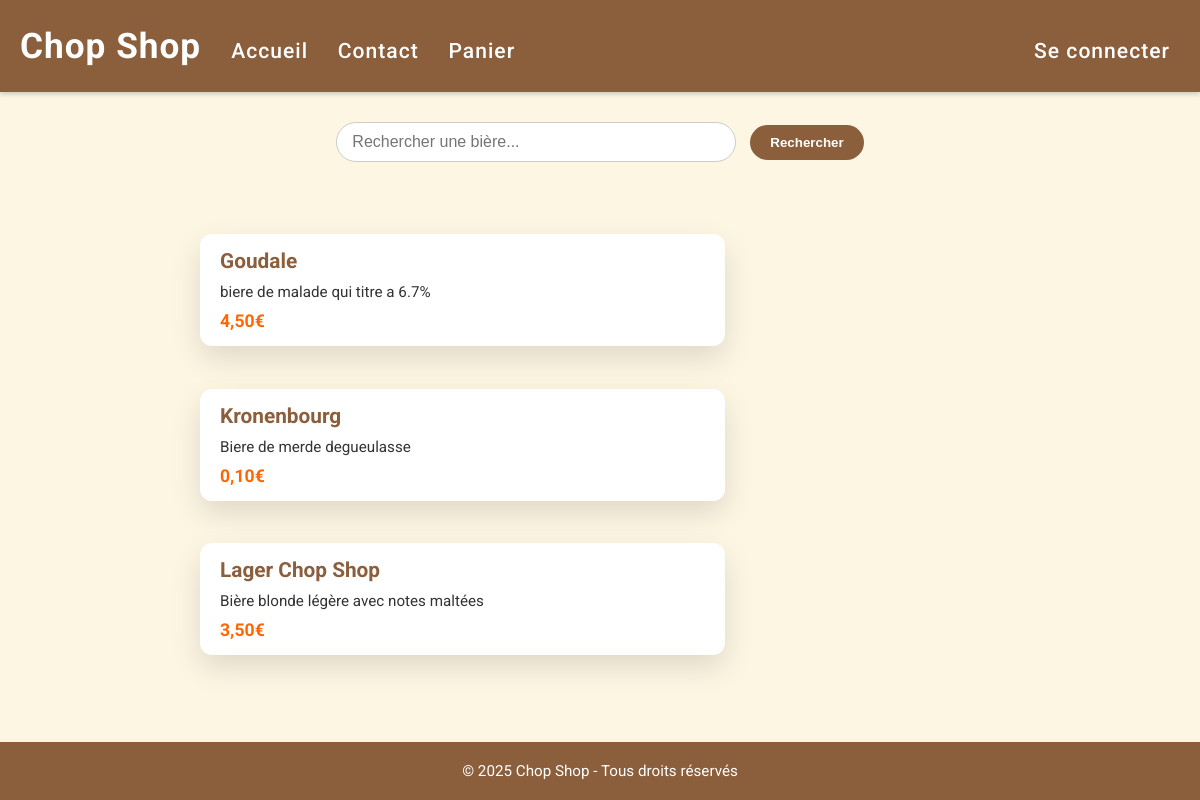
Before: /web/vuln-app/index.php with the older database file.
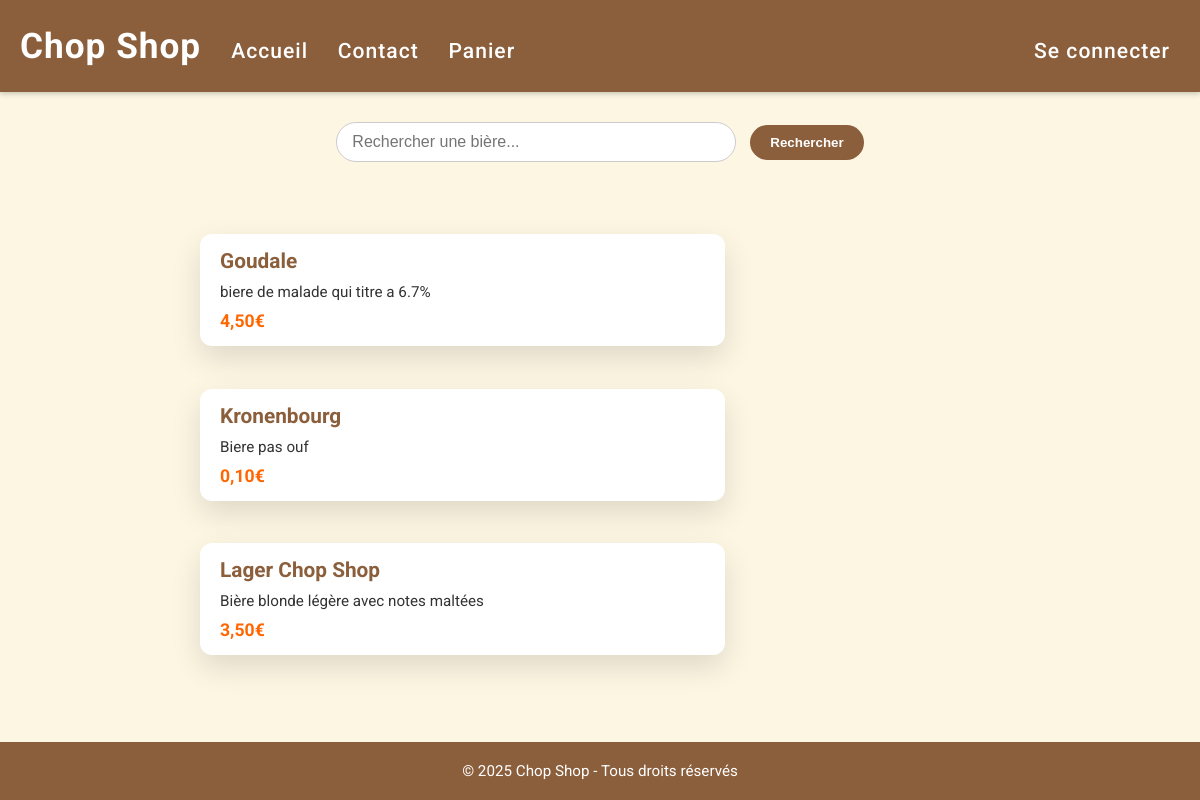
After: the same page with the newer database file.
### tables this page shows
CREATE TABLE IF NOT EXISTS products (
  id INT AUTO_INCREMENT PRIMARY KEY,
  name VARCHAR(255),
  description TEXT,
  price DECIMAL(10,2)
);

### web/vuln-app/index.php (the view, shortened to what this page needs)
<!DOCTYPE html>
<html lang="fr">
<head>
    <link rel="stylesheet" href="styles.css">
</head>
<body>
<header>
    <div class="header-left">
        <span class="logo">Chop Shop</span>
        <nav>
            <a href="index.php">Accueil</a>
            <a href="#">Contact</a>
            <a href="#">Panier</a>
        </nav>
    </div>
    <nav class="header-right">
        <a href="login.php">Se connecter</a>
    </nav>
</header>
<div class="container">
    <div class="search-bar" style="grid-column:1/-1;">
        <form method="get" action="index.php">
            <input type="text" name="q" placeholder="Rechercher une bière...">
            <input type="submit" value="Rechercher">
        </form>
    </div>
    <?php
    $conn = new mysqli(getenv('DB_HOST'), getenv('DB_USER'), getenv('DB_PASSWORD'), getenv('DB_NAME'));
    $conn->set_charset("utf8mb4");
    $q = $_GET['q'] ?? '';
    $sql = "SELECT * FROM products WHERE name LIKE '%$q%' OR description LIKE '%$q%' LIMIT 3";
    $res = $conn->query($sql);
    while ($p = $res->fetch_assoc()):
        $link = "product.php?id=" . intval($p['id']);
    ?>
        <div class="product">
            <a href="<?php echo $link; ?>">
                <div class="product-content">
                    <h2><?php echo htmlspecialchars($p['name']); ?></h2>
                    <p><?php echo htmlspecialchars($p['description']); ?></p>
                    <div class="price"><?php echo htmlspecialchars(number_format($p['price'],2,',','')); ?>€</div>
                </div>
            </a>
        </div>
    <?php endwhile; ?>
</div>
<footer>
    &copy; <?php echo date('Y'); ?> Chop Shop - Tous droits réservés
</footer>
</body>
</html>

### web/vuln-app/styles.css (style rules this page uses)
* { box-sizing: border-box; margin: 0; padding: 0; }
body { font-family: 'Roboto', sans-serif; background-color: #fdf6e3; color: #333; display: flex; flex-direction: column; min-height: 100vh; }
header { background-color: #8b5e3c; color: #fff; padding: 25px 20px; font-size: 2.2em; font-weight: 700; letter-spacing: 1px; box-shadow: 0 2px 5px rgba(0, 0, 0, 0.2); display: flex; align-items: center; justify-content: space-between; flex-wrap: wrap; }
.header-left { display: flex; align-items: center; gap: 20px; }
.header-left nav a, .header-right a { font-size: 0.6em; color: #fff; text-decoration: none; margin: 0 10px; font-weight: 500; transition: color 0.3s; }
.container { flex: 1; max-width: 1100px; margin: 30px auto; padding: 0 20px; display: grid; grid-template-columns: repeat(auto-fit, minmax(250px, 1fr)); gap: 25px; align-items: start; }
.product { background-color: #fff; border-radius: 12px; overflow: visible; transition: transform 0.25s, box-shadow 0.25s; display: flex; flex-direction: column; min-width: 0; }
.product a { text-decoration: none; color: inherit; display: block; }
.product .product-content { padding: 15px 20px; overflow-wrap: anywhere; word-break: break-word; }
.product[data-span] { box-shadow: 0 12px 30px rgba(0,0,0,0.12); }
.product h2 { font-size: 1.3em; margin-bottom: 10px; color: #8b5e3c; }
.product p { flex: 1; font-size: 0.95em; margin-bottom: 10px; }
.product .price { font-weight: 700; color: #ff6600; font-size: 1.1em; }
.search-bar { margin-bottom: 30px; text-align: center; }
.search-bar input[type="text"] { width: 70%; max-width: 400px; padding: 10px 15px; border-radius: 30px; border: 1px solid #ccc; font-size: 1em; transition: all 0.3s; }
.search-bar input[type="submit"] { padding: 10px 20px; border-radius: 30px; border: none; background-color: #8b5e3c; color: #fff; font-weight: 700; cursor: pointer; transition: background-color 0.3s; margin-left: 10px; }
footer { background-color: #8b5e3c; color: #fff; padding: 20px; text-align: center; margin-top: 40px; font-size: 0.95em; }

Changed rows visible on the page:
changed products "Kronenbourg": description "Biere de merde degueulasse" → "Biere pas ouf"
